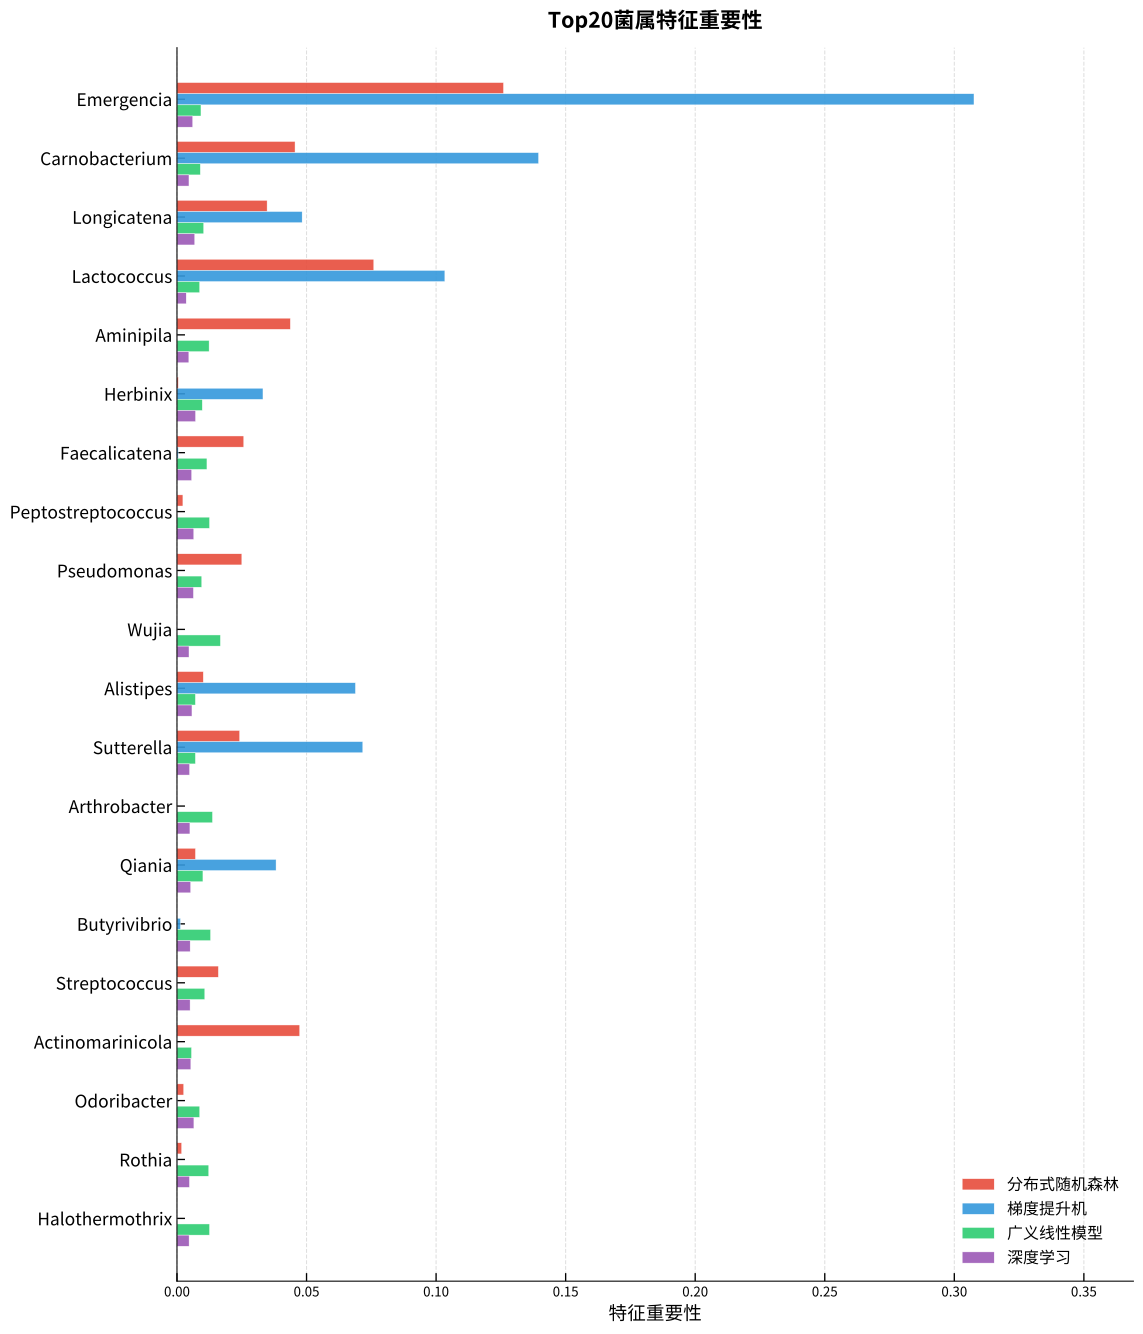

Recreate this plot in Python.
import pandas as pd
import numpy as np
import matplotlib
matplotlib.use('Agg')
import matplotlib.pyplot as plt

plt.rcParams['font.family'] = ['Noto Sans CJK JP', 'DejaVu Sans']
plt.rcParams['axes.unicode_minus'] = False

DPI = 300
models = ['DRF', 'GBM', 'GLM', 'DeepLearning']
colors_models = {
    'DRF': '#E74C3C',
    'GBM': '#3498DB',
    'GLM': '#2ECC71',
    'DeepLearning': '#9B59B6'
}

model_labels = {
    'DRF': '分布式随机森林',
    'GBM': '梯度提升机',
    'GLM': '广义线性模型',
    'DeepLearning': '深度学习'
}

# 读取原始数据
df_raw = pd.read_csv('../SRP151288_HC_vs_TC.Genus/H20_feature_importance_heatmap_all.csv')

# === 第一步：按 scaled Importance 排序取 Top 20（与圆形图一致） ===
df_scaled = df_raw.pivot(index='variable', columns='model', values='Importance').reset_index()
df_scaled.columns.name = None
df_scaled['MeanImportance'] = df_scaled[models].mean(axis=1)
df_scaled['Label'] = df_scaled['variable'].str.replace(r'^OTU\d+_g__', '', regex=True)
top20_vars = df_scaled.sort_values('MeanImportance', ascending=False).head(20)['variable'].tolist()

# === 第二步：对这20个菌属，提取 percentage 值 ===
df_pct = df_raw[df_raw['variable'].isin(top20_vars)].pivot(
    index='variable', columns='model', values='percentage').reset_index()
df_pct.columns.name = None

# 合并标签
df_pct = df_pct.merge(df_scaled[['variable', 'Label']], on='variable', how='left')

# 按 scaled MeanImportance 降序排列，然后反转使Top1在最上面
df_pct = df_pct.set_index('variable').reindex(top20_vars).reset_index()
df_pct = df_pct.iloc[::-1].reset_index(drop=True)

fig, ax = plt.subplots(figsize=(12, 14))

n_bars = len(df_pct)
n_models = len(models)
bar_height = 0.14
group_gap = 0.18

for m_idx, model in enumerate(models):
    y_positions = []
    for i in range(n_bars):
        group_center = i * (n_models * bar_height + group_gap)
        y = group_center + (n_models - 1 - m_idx) * bar_height
        y_positions.append(y)
    
    values = df_pct[model].values
    ax.barh(y_positions, values, height=bar_height,
            color=colors_models[model], edgecolor='white', linewidth=0.3,
            alpha=0.9, label=model_labels[model])

# y轴标签
y_tick_positions = []
for i in range(n_bars):
    group_center = i * (n_models * bar_height + group_gap)
    y_tick_positions.append(group_center + (n_models - 1) * bar_height / 2 + bar_height / 2)

ax.set_yticks(y_tick_positions)
ax.set_yticklabels(df_pct['Label'].values, fontsize=13)
# 给y轴顶端和底端留一点边距，确保最顶端/最底端刻度线不被裁剪
ax.margins(y=0.03)

# 横轴：percentage（各模型内总和为1）
max_val = df_pct[models].values.max()
ax.set_xlabel('特征重要性', fontsize=14)
ax.set_xlim(0, max_val * 1.2)

# 刻度朝里，只在底部和左侧显示刻度线（默认行为）
ax.tick_params(axis='both', direction='in', length=6, width=1)

# 竖向网格线
ax.xaxis.grid(True, linestyle='--', alpha=0.4)
ax.set_axisbelow(True)

# 只显示底部和左侧边框
for spine in ['top', 'right']:
    ax.spines[spine].set_visible(False)

# 图例：右下角，汉字
ax.legend(loc='lower right', fontsize=12, frameon=False)

# 标题
ax.set_title('Top20菌属特征重要性', fontsize=16, pad=15, weight='bold')

plt.tight_layout()
fig.savefig('barplot_top20_genus_percentage.pdf', dpi=DPI, bbox_inches='tight', facecolor='white')
fig.savefig('barplot_top20_genus_percentage.svg', dpi=DPI, bbox_inches='tight', facecolor='white')
plt.close()

print('Saved: barplot_top20_genus_percentage.pdf / .svg')
print('Top 20 菌属（与圆形图一致）:', list(df_pct['Label'].values))
